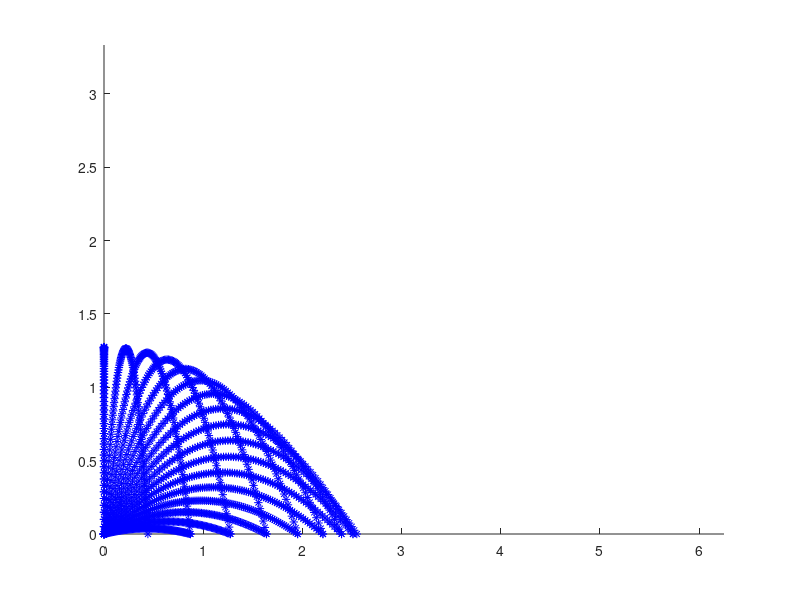

Here is the MATLAB script that generated this plot:
%Created by Evan White
%Created on 2/7/2018
%Purpose: Visualize Projectile Motion given user inputted velocity

v=input('Please Input a Velocity: ');
while v<=0
    v=input('Error! Please Input a Positive Velocity: ');
end

g=9.81;
figure;
axis([0 v*cosd(0)+((v*cosd(0))/4) 0 (v*sind(90)/1.5)]);
hold on;
for theta=10:5:90
    v_x=v*cosd(theta);
    v_yi=v*sind(theta);
    ftime=2*v_yi/g;
    for t=0:ftime/100:ftime
        x=v_x*t;
        y=v_yi*t-g*t^2*(1/2);
        plot(x,y,'b*');        
    end
    pause(2);
end